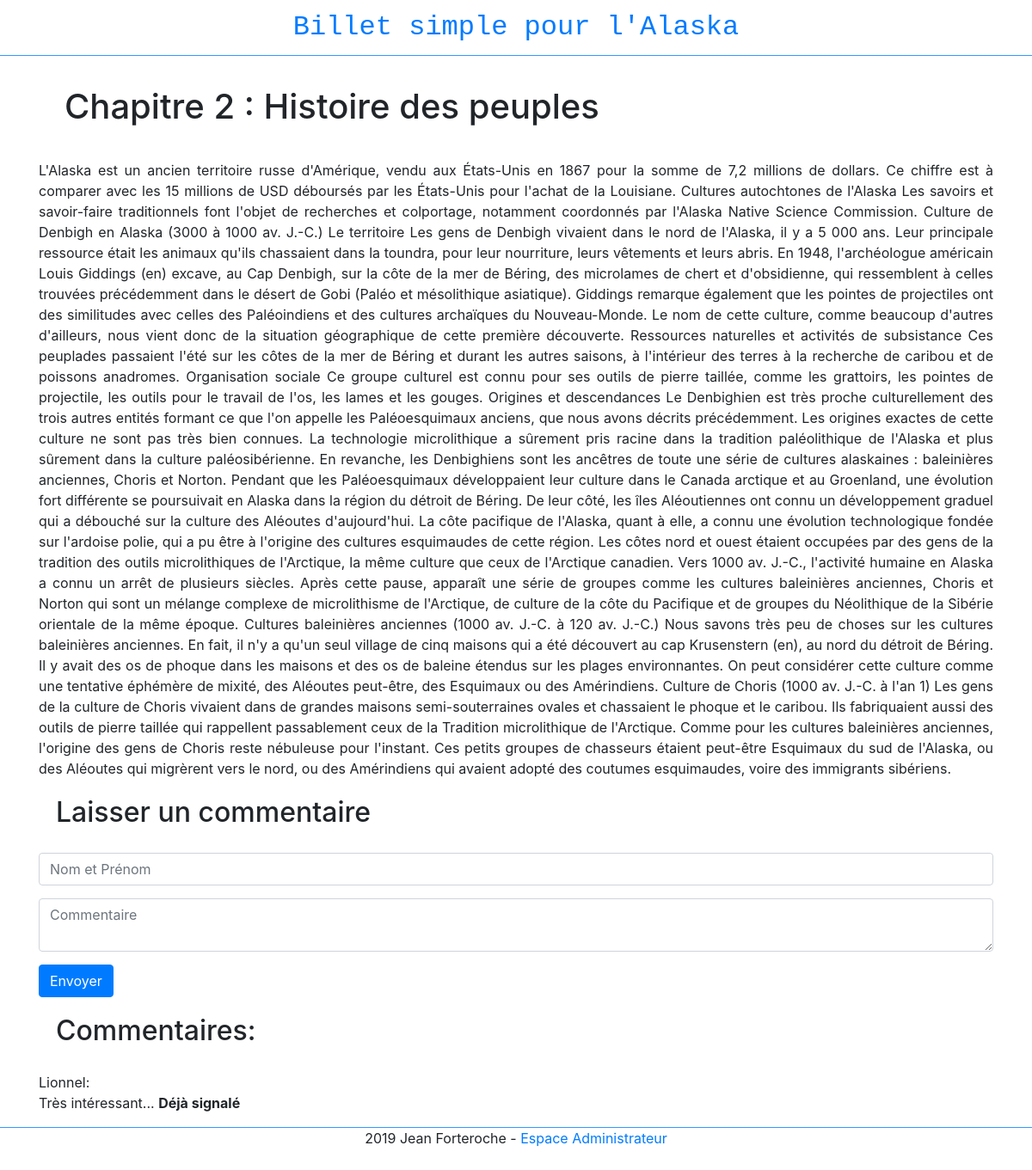
Page /?action=post_detail&post_id=2 on the committed database.
### tables this page shows
CREATE TABLE IF NOT EXISTS `posts` (
  `id` int(11) NOT NULL AUTO_INCREMENT,
  `titre` varchar(255) NOT NULL,
  `contenu` text NOT NULL,
  `date_creation` datetime NOT NULL,
  PRIMARY KEY (`id`)
);

CREATE TABLE IF NOT EXISTS `comments` (
  `id` int(11) NOT NULL AUTO_INCREMENT,
  `id_billet` int(11) NOT NULL,
  `auteur` varchar(255) NOT NULL,
  `commentaires` text NOT NULL,
  `date_commentaire` datetime NOT NULL,
  `signaler` tinyint(4) NOT NULL,
  PRIMARY KEY (`id`)
);

### controller/FrontendController.php (called while the page is built, shortened)
<?php
require_once 'dao/PostDao.php';
require_once 'dao/CommentDao.php';
class FrontendController
{
	private $postDao;
    private $commentDao;
	public function __construct(){
		$this->postDao = new PostDao();
        $this->commentDao = new CommentDao();
	}
    public function postDetail($id)
    {
        $post = $this->postDao->findById($id);
        $comments = $this->commentDao->findAllByPost($id);
        include_once 'view/post-detail.php';
    }
}

### dao/BaseDao.php (called while the page is built, shortened)
<?php
class BaseDao {
	 public function __construct()
	    {
			try
			{
			    $this->bd = new PDO('mysql:host=localhost;dbname=blogjeanforteroche;charset=utf8', 'root', '');
			}
			catch(Exception $e)
			{
			        die('Erreur : '.$e->getMessage());
			}
		}
}

### dao/PostDao.php (called while the page is built, shortened)
<?php
require_once 'dao/BaseDao.php';
require_once 'model/Post.php';
class PostDao extends BaseDao
{
    public function findById($id)
    {
        $statement = $this->bd->prepare('SELECT * FROM posts WHERE id = :id');
        $statement->bindParam(':id', $id);
        $statement->execute();
        $donnees = $statement->fetch(PDO::FETCH_ASSOC);
        $post = new Post();
        $post->setId($donnees['id']);
        $post->setTitle($donnees['titre']);
        $post->setContent($donnees['contenu']);
        return $post;
    }
}

### model/Post.php (called while the page is built)
<?php
class Post
{
    private $id;
    private $title;
    private $content;
    public function getId()
    {
        return $this->id;
    }
    public function setId($id)
    {
        $this->id = $id;
    }
    public function getTitle()
    {
        return $this->title;
    }
    public function setTitle($title)
    {
        $this->title = $title;
    }
    public function getContent()
    {
        return $this->content;
    }
    public function setContent($content)
    {
        $this->content = $content;
    }
}

### dao/CommentDao.php (called while the page is built, shortened)
<?php
require_once 'dao/BaseDao.php';
require_once 'model/Comment.php';
class CommentDao extends BaseDao
{
    public function findAllByPost($postId)
    {
        $req = $this->bd->prepare('SELECT * FROM comments WHERE id_billet=:id_billet');
        $req->execute(['id_billet' => $postId]);
        $comments = [];
        while ($comment = $req->fetch()) {
            array_push($comments, new Comment($comment['id'],
                $comment['id_billet'],
                $comment['auteur'],
                $comment['commentaires'],
                $comment['date_commentaire'],
                $comment['signaler']));
        }
        return $comments;
    }
}

### model/Comment.php (called while the page is built, shortened)
<?php
class Comment
{
    private $auteur;
    private $commentaires;
    private $signaler;
    public function __construct($id, $id_billet, $auteur, $commentaires, $date_commentaire, $signaler)
    {
        $this->auteur = $auteur;
        $this->commentaires = $commentaires;
        $this->signaler = $signaler;
    }
    public function getAuteur()
    {
        return $this->auteur;
    }
    public function getCommentaires()
    {
        return $this->commentaires;
    }
    public function getSignaler()
    {
        return $this->signaler;
    }
}

### view/post-detail.php (the view, shortened to what this page needs)
<!DOCTYPE html>
<html lang="fr">
<head>
    <link href="bootstrap/css/bootstrap.min.css" rel="stylesheet">
</head>
<body>
	<?php require('header.php'); ?>
	<div class="container">
		<h1>
		    <?= $post->getTitle() ?>
		</h1>
		<div class="post"><?php echo $post->getContent(); ?></div>
		<h2>Laisser un commentaire</h2>
		<form action="?action=create_comment_action&post_id=<?= $post->getId() ?>" method="POST">
		    <div>
		        <input placeholder="Nom et Prénom" name="auteur" class="form-control input-sm">
		    </div>
		    <div>
		        <textarea placeholder="Commentaire" name="commentaires" class="form-control input-sm"></textarea>
		    </div>
		    <button type="submit" class="btn btn-primary">Envoyer</button>
		</form>
		<h2>Commentaires:</h2>
		<?php
		foreach ($comments as $comment) {
		    ?>
		    <div>
		        <?php echo $comment->getAuteur(); ?>:
		        <p><?php echo $comment->getCommentaires(); ?>
		        <?php if ($comment->getSignaler() === "0") { ?>
		            <a href="?action=signaler_commentaire&comment_id=<?= $comment->getId() ?>&post_id=<?= $post->getId() ?>">Signaler</a>
		        <?php } else { ?>
		            <b>Déjà signalé</b>
		        <?php } ?></p>
		    </div>
		    <?php
		}
		?>
	</div>
	<?php require('footer.php'); ?>
</body>
</html>

### public/css/style.css (style rules this page uses)
body { padding-top: 70px; }
.container { padding-right: 15px; padding-left: 15px; margin-right: auto; margin-left: auto; }
h1 { padding:30px; }
h2 { padding:20px; }
.post { text-align: justify; }
.form-control { margin-bottom: 15px; }
@media (min-width: 768px) { .container { width: 750px; } }
@media (min-width: 992px) { .container { width: 970px; } }
@media (min-width: 1200px) { .container { width: 1170px; } }

### rows in the picture
posts: titre "Chapitre 2 : Histoire des peuples", contenu "L'Alaska est un ancien territoire russe d'Amérique, vendu aux États-Unis en 1867 pour la somme de 7,2 millions de dollars. Ce chiffre est à comparer avec les 15 millions de USD déboursés par les États-Unis pour l'achat de la Louisiane. Cultures autochtones de l'Alaska Les savoirs et savoir-faire traditionnels font l'objet de recherches et colportage, notamment coordonnés par l'Alaska Native Science Commission. Culture de Denbigh en Alaska (3000 à 1000 av. J.-C.) Le territoire Les gens de Denbigh vivaient dans le nord de l'Alaska, il y a 5 000 ans. Leur principale ressource était les animaux qu'ils chassaient dans la toundra, pour leur nourriture, leurs vêtements et leurs abris. En 1948,…"
comments: auteur "Lionnel", commentaires "Très intéressant...", signaler "Déjà signalé"
